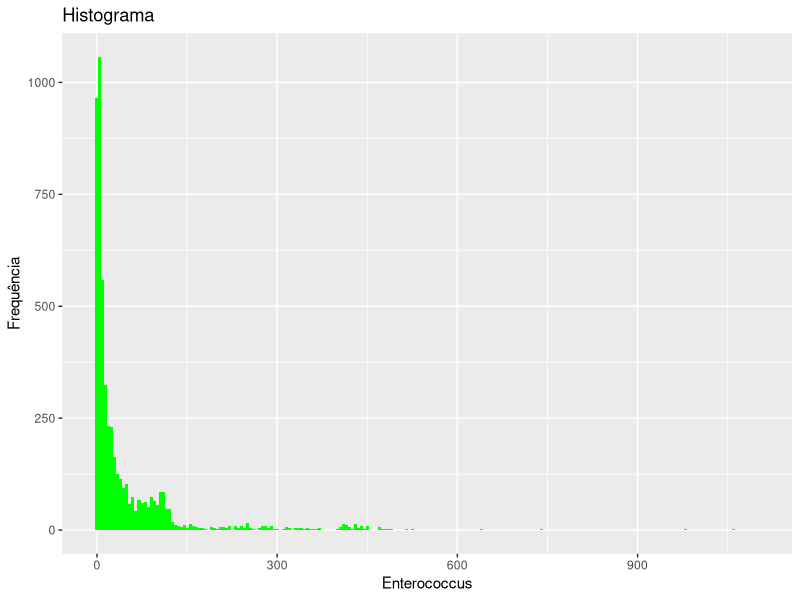

This chart was generated by the following R code:
setwd("C:\\Users\\Joao\\Documents\\R")

library(readxl)
library(tidyverse)

praias = read_excel('sp_beaches.xlsx') %>%
  filter(City == "ITANHAÉM") %>%
  mutate(Enterococcus = as.numeric(Enterococcus))

g_histograma = praias %>% ggplot(aes(x = Enterococcus)) +
  geom_histogram(
    fill = "green",
    alpha=1,
    binwidth = 5,
    position = 'identity'
  ) +
  labs(
    title = "Histograma",
    x = "Enterococcus",
    y = "Frequência",
  )
